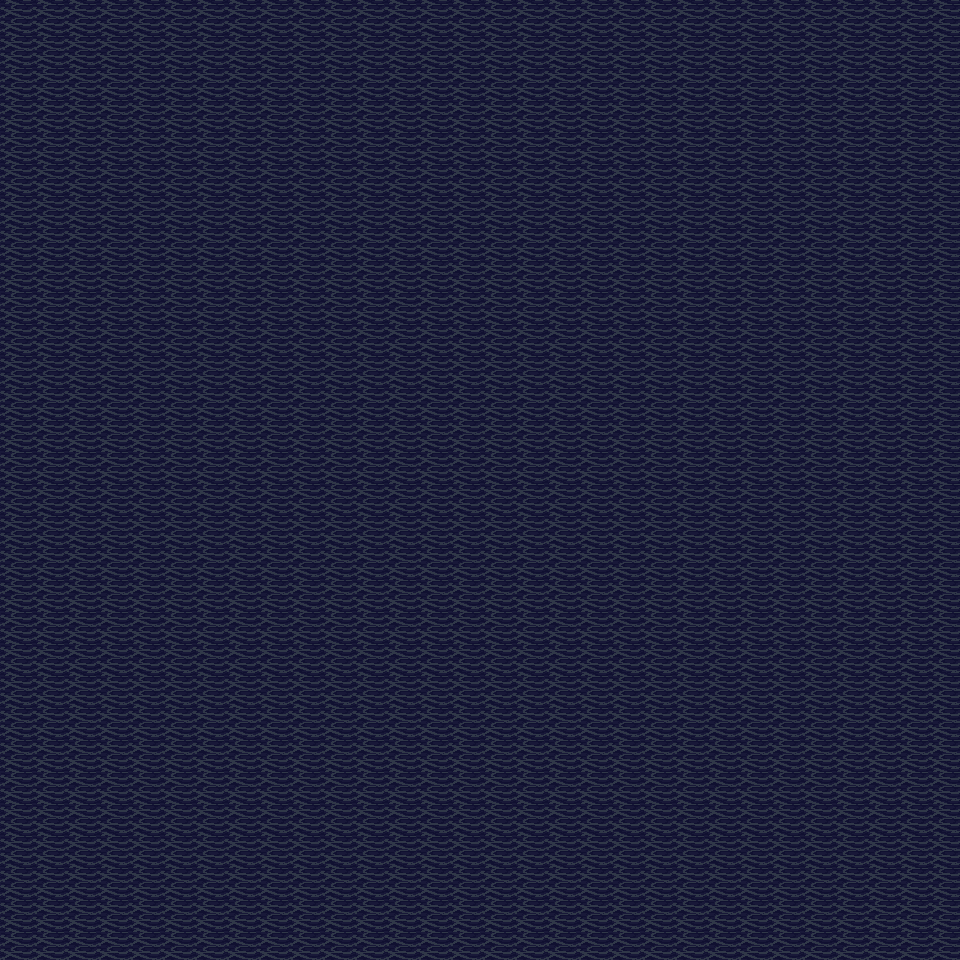

The image is a tile-based game level rendered from a .tmx file. Its description and complete source (layers, tilesets, objects, tile grids) follow:
An orthogonal 30x30 tile map with 32x32 px tiles, 2 tile layers (Kachelebene 1, Kachelebene 2), 2 tilesets.

<map version="1.0" orientation="orthogonal" renderorder="right-down" width="30" height="30" tilewidth="32" tileheight="32" nextobjectid="1">
 <tileset firstgid="1" source="../../images/tilesets/LPC_Terrain/Terrain.tsx" />
 <tileset firstgid="1025" name="Base" tilewidth="32" tileheight="32" tilecount="256" columns="16">
  <image source="../../images/tilesets/tileset1/tileset.png" width="512" height="512" />
 </tileset>
 <layer name="Kachelebene 1" width="30" height="30">
  <properties>
   <property name="water" type="bool" value="true" />
  </properties>
  <data encoding="csv">
1188,1188,1188,1188,1188,1188,1188,1188,1188,1188,1188,1188,1188,1188,1188,1188,1188,1188,1188,1188,1188,1188,1188,1188,1188,1188,1188,1188,1188,1188,
1188,1188,1188,1188,1188,1188,1188,1188,1188,1188,1188,1188,1188,1188,1188,1188,1188,1188,1188,1188,1188,1188,1188,1188,1188,1188,1188,1188,1188,1188,
1188,1188,1188,1188,1188,1188,1188,1188,1188,1188,1188,1188,1188,1188,1188,1188,1188,1188,1188,1188,1188,1188,1188,1188,1188,1188,1188,1188,1188,1188,
1188,1188,1188,1188,1188,1188,1188,1188,1188,1188,1188,1188,1188,1188,1188,1188,1188,1188,1188,1188,1188,1188,1188,1188,1188,1188,1188,1188,1188,1188,
1188,1188,1188,1188,1188,1188,1188,1188,1188,1188,1188,1188,1188,1188,1188,1188,1188,1188,1188,1188,1188,1188,1188,1188,1188,1188,1188,1188,1188,1188,
1188,1188,1188,1188,1188,1188,1188,1188,1188,1188,1188,1188,1188,1188,1188,1188,1188,1188,1188,1188,1188,1188,1188,1188,1188,1188,1188,1188,1188,1188,
1188,1188,1188,1188,1188,1188,1188,1188,1188,1188,1188,1188,1188,1188,1188,1188,1188,1188,1188,1188,1188,1188,1188,1188,1188,1188,1188,1188,1188,1188,
1188,1188,1188,1188,1188,1188,1188,1188,1188,1188,1188,1188,1188,1188,1188,1188,1188,1188,1188,1188,1188,1188,1188,1188,1188,1188,1188,1188,1188,1188,
1188,1188,1188,1188,1188,1188,1188,1188,1188,1188,1188,1188,1188,1188,1188,1188,1188,1188,1188,1188,1188,1188,1188,1188,1188,1188,1188,1188,1188,1188,
1188,1188,1188,1188,1188,1188,1188,1188,1188,1188,1188,1188,1188,1188,1188,1188,1188,1188,1188,1188,1188,1188,1188,1188,1188,1188,1188,1188,1188,1188,
1188,1188,1188,1188,1188,1188,1188,1188,1188,1188,1188,1188,1188,1188,1188,1188,1188,1188,1188,1188,1188,1188,1188,1188,1188,1188,1188,1188,1188,1188,
1188,1188,1188,1188,1188,1188,1188,1188,1188,1188,1188,1188,1188,1188,1188,1188,1188,1188,1188,1188,1188,1188,1188,1188,1188,1188,1188,1188,1188,1188,
1188,1188,1188,1188,1188,1188,1188,1188,1188,1188,1188,1188,1188,1188,1188,1188,1188,1188,1188,1188,1188,1188,1188,1188,1188,1188,1188,1188,1188,1188,
1188,1188,1188,1188,1188,1188,1188,1188,1188,1188,1188,1188,1188,1188,1188,1188,1188,1188,1188,1188,1188,1188,1188,1188,1188,1188,1188,1188,1188,1188,
1188,1188,1188,1188,1188,1188,1188,1188,1188,1188,1188,1188,1188,1188,1188,1188,1188,1188,1188,1188,1188,1188,1188,1188,1188,1188,1188,1188,1188,1188,
1188,1188,1188,1188,1188,1188,1188,1188,1188,1188,1188,1188,1188,1188,1188,1188,1188,1188,1188,1188,1188,1188,1188,1188,1188,1188,1188,1188,1188,1188,
1188,1188,1188,1188,1188,1188,1188,1188,1188,1188,1188,1188,1188,1188,1188,1188,1188,1188,1188,1188,1188,1188,1188,1188,1188,1188,1188,1188,1188,1188,
1188,1188,1188,1188,1188,1188,1188,1188,1188,1188,1188,1188,1188,1188,1188,1188,1188,1188,1188,1188,1188,1188,1188,1188,1188,1188,1188,1188,1188,1188,
1188,1188,1188,1188,1188,1188,1188,1188,1188,1188,1188,1188,1188,1188,1188,1188,1188,1188,1188,1188,1188,1188,1188,1188,1188,1188,1188,1188,1188,1188,
1188,1188,1188,1188,1188,1188,1188,1188,1188,1188,1188,1188,1188,1188,1188,1188,1188,1188,1188,1188,1188,1188,1188,1188,1188,1188,1188,1188,1188,1188,
1188,1188,1188,1188,1188,1188,1188,1188,1188,1188,1188,1188,1188,1188,1188,1188,1188,1188,1188,1188,1188,1188,1188,1188,1188,1188,1188,1188,1188,1188,
1188,1188,1188,1188,1188,1188,1188,1188,1188,1188,1188,1188,1188,1188,1188,1188,1188,1188,1188,1188,1188,1188,1188,1188,1188,1188,1188,1188,1188,1188,
1188,1188,1188,1188,1188,1188,1188,1188,1188,1188,1188,1188,1188,1188,1188,1188,1188,1188,1188,1188,1188,1188,1188,1188,1188,1188,1188,1188,1188,1188,
1188,1188,1188,1188,1188,1188,1188,1188,1188,1188,1188,1188,1188,1188,1188,1188,1188,1188,1188,1188,1188,1188,1188,1188,1188,1188,1188,1188,1188,1188,
1188,1188,1188,1188,1188,1188,1188,1188,1188,1188,1188,1188,1188,1188,1188,1188,1188,1188,1188,1188,1188,1188,1188,1188,1188,1188,1188,1188,1188,1188,
1188,1188,1188,1188,1188,1188,1188,1188,1188,1188,1188,1188,1188,1188,1188,1188,1188,1188,1188,1188,1188,1188,1188,1188,1188,1188,1188,1188,1188,1188,
1188,1188,1188,1188,1188,1188,1188,1188,1188,1188,1188,1188,1188,1188,1188,1188,1188,1188,1188,1188,1188,1188,1188,1188,1188,1188,1188,1188,1188,1188,
1188,1188,1188,1188,1188,1188,1188,1188,1188,1188,1188,1188,1188,1188,1188,1188,1188,1188,1188,1188,1188,1188,1188,1188,1188,1188,1188,1188,1188,1188,
1188,1188,1188,1188,1188,1188,1188,1188,1188,1188,1188,1188,1188,1188,1188,1188,1188,1188,1188,1188,1188,1188,1188,1188,1188,1188,1188,1188,1188,1188,
1188,1188,1188,1188,1188,1188,1188,1188,1188,1188,1188,1188,1188,1188,1188,1188,1188,1188,1188,1188,1188,1188,1188,1188,1188,1188,1188,1188,1188,1188
</data>
 </layer>
 <layer name="Kachelebene 2" width="30" height="30">
  <properties>
   <property name="water" type="bool" value="false" />
  </properties>
  <data encoding="csv">
0,0,0,0,0,0,0,0,0,0,0,0,0,0,0,0,0,0,0,0,0,0,0,0,0,0,0,0,0,0,
0,0,0,0,0,0,0,0,0,0,0,0,0,0,0,0,0,0,0,0,0,0,0,0,0,0,0,0,0,0,
0,0,0,0,0,0,0,0,0,0,0,0,0,0,0,0,0,0,0,0,0,0,0,0,0,0,0,0,0,0,
0,0,0,0,0,0,0,0,0,0,0,0,0,0,0,0,0,0,0,0,0,0,0,0,0,0,0,0,0,0,
0,0,0,0,0,0,0,0,0,0,0,0,0,0,0,0,0,0,0,0,0,0,0,0,0,0,0,0,0,0,
0,0,0,0,0,0,0,0,0,0,0,0,0,0,0,0,0,0,0,0,0,0,0,0,0,0,0,0,0,0,
0,0,0,0,0,0,0,0,0,0,0,0,0,0,0,0,0,0,0,0,0,0,0,0,0,0,0,0,0,0,
0,0,0,0,0,0,0,0,0,0,0,0,0,0,0,0,0,0,0,0,0,0,0,0,0,0,0,0,0,0,
0,0,0,0,0,0,0,0,0,0,0,0,0,0,0,0,0,0,0,0,0,0,0,0,0,0,0,0,0,0,
0,0,0,0,0,0,0,0,0,0,0,0,0,0,0,0,0,0,0,0,0,0,0,0,0,0,0,0,0,0,
0,0,0,0,0,0,0,0,0,0,0,0,0,0,0,0,0,0,0,0,0,0,0,0,0,0,0,0,0,0,
0,0,0,0,0,0,0,0,0,0,0,0,0,0,0,0,0,0,0,0,0,0,0,0,0,0,0,0,0,0,
0,0,0,0,0,0,0,0,0,0,0,0,0,0,0,0,0,0,0,0,0,0,0,0,0,0,0,0,0,0,
0,0,0,0,0,0,0,0,0,0,0,0,0,0,0,0,0,0,0,0,0,0,0,0,0,0,0,0,0,0,
0,0,0,0,0,0,0,0,0,0,0,0,0,0,0,0,0,0,0,0,0,0,0,0,0,0,0,0,0,0,
0,0,0,0,0,0,0,0,0,0,0,0,0,0,0,0,0,0,0,0,0,0,0,0,0,0,0,0,0,0,
0,0,0,0,0,0,0,0,0,0,0,0,0,0,0,0,0,0,0,0,0,0,0,0,0,0,0,0,0,0,
0,0,0,0,0,0,0,0,0,0,0,0,0,0,0,0,0,0,0,0,0,0,0,0,0,0,0,0,0,0,
0,0,0,0,0,0,0,0,0,0,0,0,0,0,0,0,0,0,0,0,0,0,0,0,0,0,0,0,0,0,
0,0,0,0,0,0,0,0,0,0,0,0,0,0,0,0,0,0,0,0,0,0,0,0,0,0,0,0,0,0,
0,0,0,0,0,0,0,0,0,0,0,0,0,0,0,0,0,0,0,0,0,0,0,0,0,0,0,0,0,0,
0,0,0,0,0,0,0,0,0,0,0,0,0,0,0,0,0,0,0,0,0,0,0,0,0,0,0,0,0,0,
0,0,0,0,0,0,0,0,0,0,0,0,0,0,0,0,0,0,0,0,0,0,0,0,0,0,0,0,0,0,
0,0,0,0,0,0,0,0,0,0,0,0,0,0,0,0,0,0,0,0,0,0,0,0,0,0,0,0,0,0,
0,0,0,0,0,0,0,0,0,0,0,0,0,0,0,0,0,0,0,0,0,0,0,0,0,0,0,0,0,0,
0,0,0,0,0,0,0,0,0,0,0,0,0,0,0,0,0,0,0,0,0,0,0,0,0,0,0,0,0,0,
0,0,0,0,0,0,0,0,0,0,0,0,0,0,0,0,0,0,0,0,0,0,0,0,0,0,0,0,0,0,
0,0,0,0,0,0,0,0,0,0,0,0,0,0,0,0,0,0,0,0,0,0,0,0,0,0,0,0,0,0,
0,0,0,0,0,0,0,0,0,0,0,0,0,0,0,0,0,0,0,0,0,0,0,0,0,0,0,0,0,0,
0,0,0,0,0,0,0,0,0,0,0,0,0,0,0,0,0,0,0,0,0,0,0,0,0,0,0,0,0,0
</data>
 </layer>
</map>
